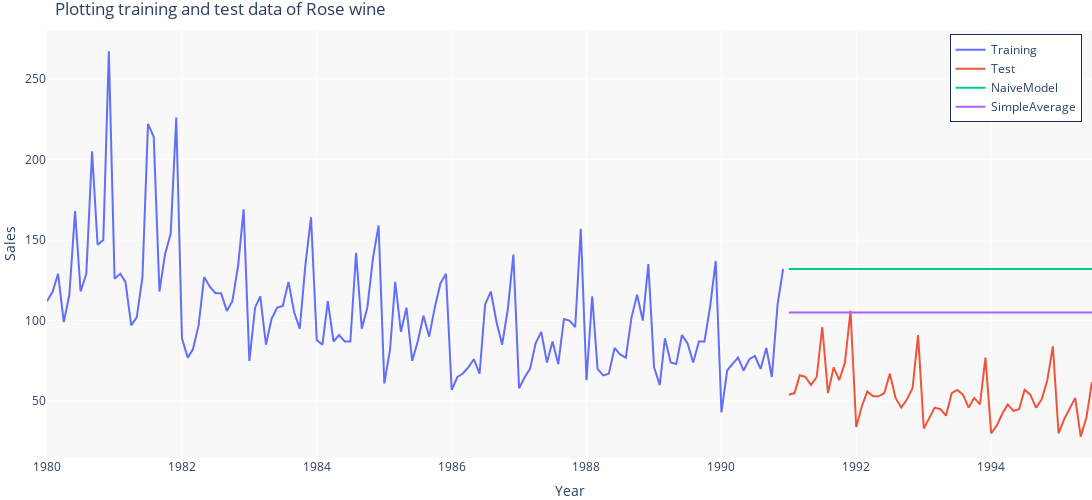

Source (notebook cell):
### Markdown cell above
## Simple Average

### Code cell
SimpleAverage_train = train_Rose.copy()
SimpleAverage_test = test_Rose.copy()
SimpleAverage_test['SimpleAvg'] = train_Rose['Rose'].mean()
plot4 = go.Line(x=SimpleAverage_test.index,y=SimpleAverage_test['SimpleAvg'],name='SimpleAverage'); fig_Rose.add_trace(plot4); fig_Rose.show()
rmse_test = metrics.mean_squared_error(test_Rose['Rose'],SimpleAverage_test['SimpleAvg'],squared=False)

TestResult_Temp = pd.DataFrame({'Test RMSE': [rmse_test]},index=['SimpleAverage'])

TestResults_Rose = pd.concat([TestResults_Rose, TestResult_Temp])
TestResults_Rose
